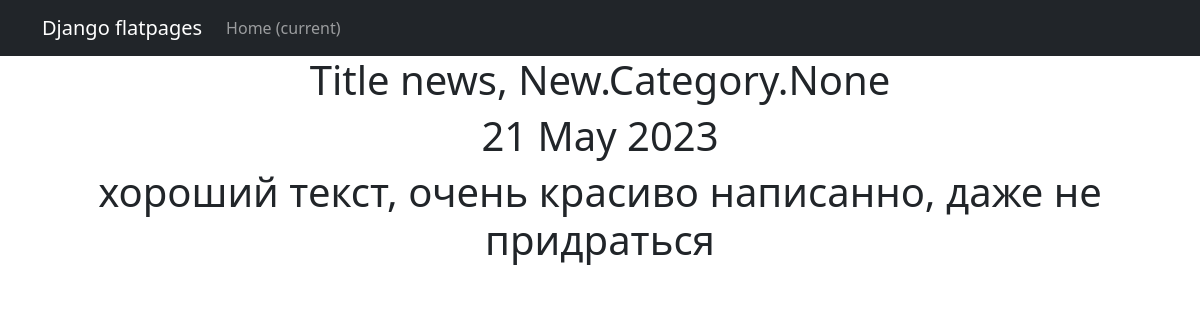
The app's page /news/5, older data.
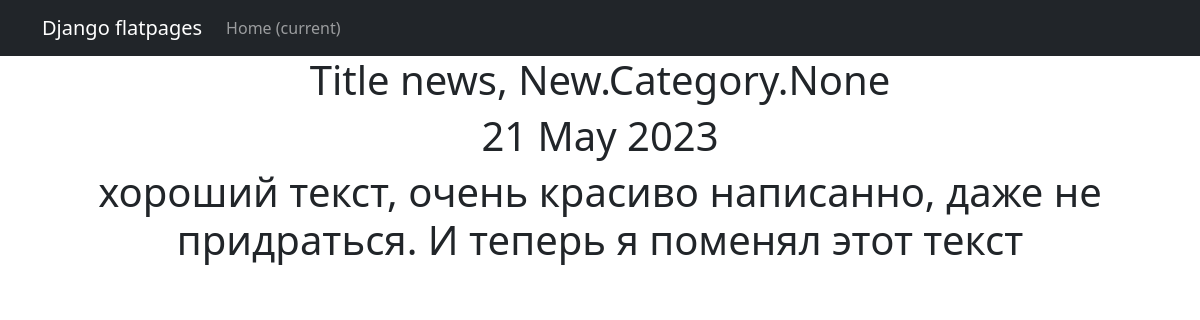
The same page, newer data.
### New/models.py (models this page shows, shortened)
class Post (models.Model):
    postAuthor = models.ForeignKey('Author', on_delete=models.CASCADE)
    NEWS ='NW'
    ARTICLE = 'AR'
    CATEGORY_CHOICES = (
        (NEWS,'Новость'),
        (ARTICLE, 'Статья'),
    )
    categoryType =  models.CharField(max_length=2, choices=CATEGORY_CHOICES, default=ARTICLE)
    dataCreation = models.DateTimeField(auto_now_add=True)
    postCategory = models.ManyToManyField(Category, through='PostCategory')
    title = models.CharField(max_length=128)
    text = models.TextField(max_length=128)
    rating = models.SmallIntegerField(default=0)
    def __str__(self):
        return f'{self.title}, {self.postCategory}'

### New/views.py (the view)
# urls.py: path('<int:pk>', PostDetail.as_view(), name='post_detail'),
class PostDetail(DetailView):
    model = Post
    template_name = 'post_detail.html'
    context_object_name = 'Post'

### templates/post_detail.html (shortened to what this page needs)
{% extends 'flatpages/default.html' %}
{% block content %}
<h1>{{ Post }}</h1>
<h1>{{ Post.dataCreation|date:'d M Y' }}</h1>
<h1>{{ Post.text|truncatewords:20 }}</h1>
{% endblock content %}

Row changes from the older to the newer data that the page shows:
changed Post "Title news, New.Category.None": text "хороший текст, очень красиво написанно, даже не придраться" → "хороший текст, очень красиво написанно, даже не придраться. И теперь я поменял этот текст"
